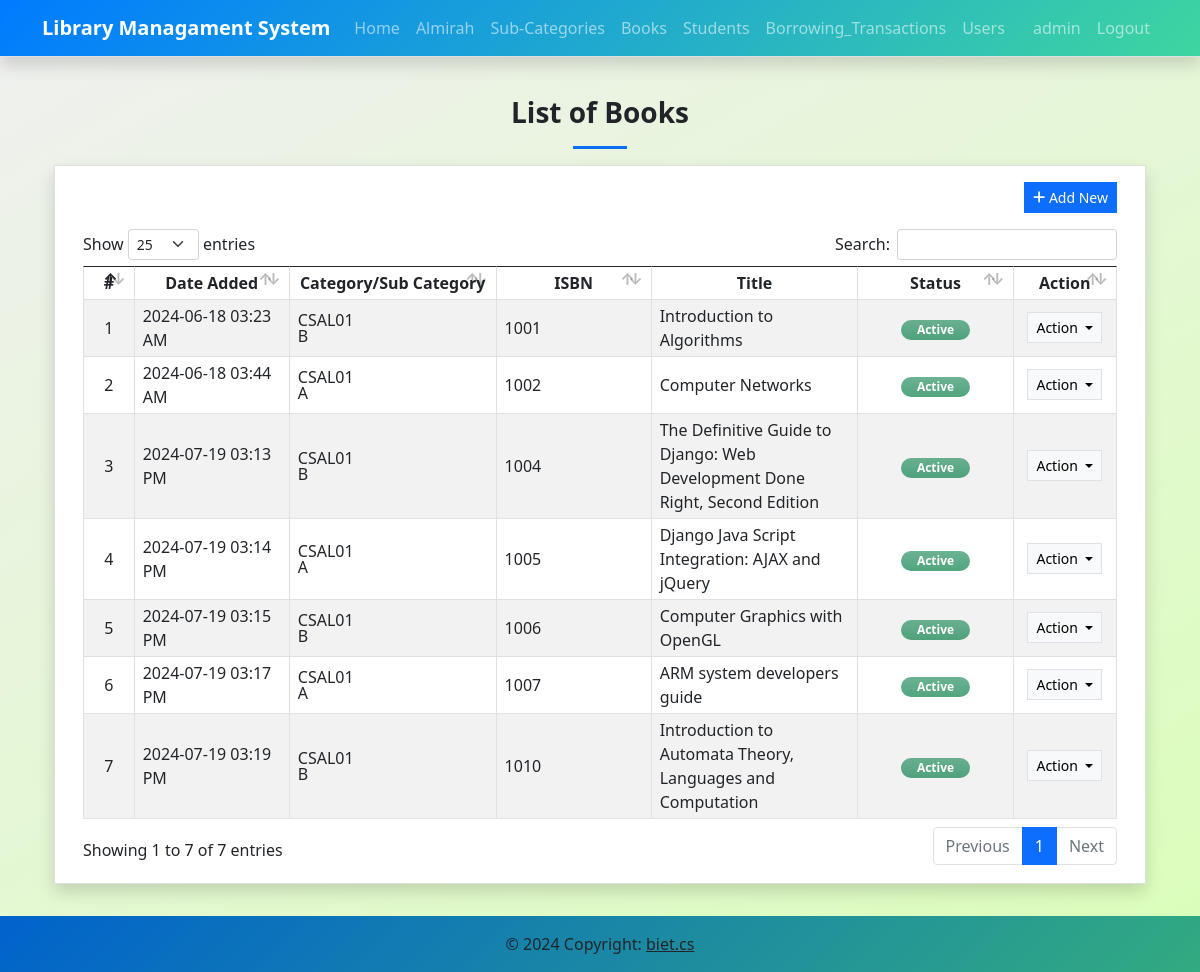
The app's page /books (signed in) with its own data.
### lmsApp/models.py (models this page shows, shortened)
class Books(models.Model):
    sub_category = models.ForeignKey(SubCategory, on_delete=models.CASCADE)
    isbn = models.CharField(max_length=250)
    title = models.CharField(max_length=250)
    description = models.TextField(blank=True, null=True)
    author = models.TextField(blank=True, null=True)
    publisher = models.CharField(max_length=250)
    date_published = models.DateTimeField()
    status = models.CharField(max_length=2, choices=(('1', 'Active'), ('2', 'Inactive')), default='1')
    delete_flag = models.IntegerField(default=0)
    date_added = models.DateTimeField(default=timezone.now)
    date_created = models.DateTimeField(auto_now=True)
    class Meta:
        verbose_name_plural = "List of Books"

class SubCategory(models.Model):
    category = models.ForeignKey(Category, on_delete=models.CASCADE)
    name = models.CharField(max_length=250)
    description = models.TextField(blank=True, null=True)
    status = models.CharField(max_length=2, choices=(('1', 'Active'), ('2', 'Inactive')), default='1')
    delete_flag = models.IntegerField(default=0)
    date_added = models.DateTimeField(default=timezone.now)
    date_created = models.DateTimeField(auto_now=True)
    class Meta:
        verbose_name_plural = "List of Categories"

class Category(models.Model):
    name = models.CharField(max_length=250)
    description = models.TextField(blank=True, null=True)
    status = models.CharField(max_length=2, choices=(('1', 'Active'), ('2', 'Inactive')), default='1')
    delete_flag = models.IntegerField(default=0)
    date_added = models.DateTimeField(default=timezone.now)
    date_created = models.DateTimeField(auto_now=True)
    class Meta:
        verbose_name_plural = "List of Categories"

### lmsApp/views.py (the view)
# urls.py: path('books',views.books,name='book-page'),
@login_required
def books(request):
    context = context_data(request)
    context['page'] = 'book'
    context['page_title'] = "Book List"
    context['books'] = models.Books.objects.filter(delete_flag = 0).all()
    return render(request, 'books.html', context)

### lmsApp/views.py (called while the page is built)
def context_data(request):
    fullpath = request.get_full_path()
    abs_uri = request.build_absolute_uri()
    abs_uri = abs_uri.split(fullpath)[0]
    context = {
        'system_host' : abs_uri,
        'page_name' : '',
        'page_title' : '',
        'system_name' : 'Library Managament System',
        'topbar' : True,
        'footer' : True,
    }
    return context

### lmsApp/templates/books.html (shortened to what this page needs)
{% extends 'base.html' %} {% load static %} {% block pageContent %}
<section class="py-4">
    <div class="container">
        <h3 class="fw-bolder text-center">List of Books</h3>
        <center>
            <hr class="bg-primary opacity-100" style="height:3px" width="5%">
        </center>
        <div class="card rounded-0 shadow">
            <div class="card-body">
                <div class="container-fluid">
                    <div class="text-end mb-3">
                        <button class="btn btn-sm btn-primary rounded-0 bg-gradient-primary" type="button" id="create_new"><i class="fa fa-plus"></i> Add New</button>
                    </div>
                    <table class="table table-bordered table-striped" id="book-tbl">
                        <colgroup>
                            <col width="5%">
                            <col width="15%">
                            <col width="20%">
                            <col width="15%">
                            <col width="20%">
                            <col width="15%">
                            <col width="10%">
                        </colgroup>
                        <thead>
                            <tr>
                                <th class="text-center">#</th>
                                <th class="text-center">Date Added</th>
                                <th class="text-center">Category/Sub Category</th>
                                <th class="text-center">ISBN</th>
                                <th class="text-center">Title</th>
                                <th class="text-center">Status</th>
                                <th class="text-center">Action</th>
                            </tr>
                        </thead>
                        <tbody>
                            {% for book in books %}
                            <tr>
                                <td class="text-center">{{ forloop.counter }}</td>
                                <td>{{ book.date_added|date:"Y-m-d h:i A"}}</td>
                                <td>
                                    <div class="lh-1">
                                        <div>{{ book.sub_category.category.name}}</div>
                                        <div>{{ book.sub_category.name}}</div>
                                    </div>
                                </td>
                                <td>{{ book.isbn}}</td>
                                <td>{{ book.title }}</td>
                                <td class="text-center">
                                    {% if book.status == '1' %}
                                    <span class="badge badge-success bg-gradient bg-success px-3 rounded-pill bg-opacity-75 text-sm py-1">Active</span> {% else %}
                                    <span class="badge badge-secondary bg-gradient bg-secondary px-3 rounded-pill bg-opacity-75 text-sm py-1">Inactive</span> {% endif %}
                                </td>
                                <td class="text-center">
                                    <div class="dropdown">
                                        <button class="btn btn-light btn-sm rounded-0 border dropdown-toggle" type="button" id="abtn{{book.pk}}" data-bs-toggle="dropdown" aria-expanded="false">
                                          Action
                                        </button>
                                    </div>
                                </td>
                            </tr>
                            {% endfor %}
                        </tbody>
                    </table>
                </div>
            </div>
        </div>
    </div>
</section>
{% endblock pageContent %}

### lmsApp/templates/base.html (shortened to what this page needs)
{% load static %} {% load customfilter %}
<!DOCTYPE html>
<html lang="en">
<head style=" background: linear-gradient(135deg, #007bff 0%, #3fd5a0 100%);">
    <link rel="stylesheet" href="https://cdnjs.cloudflare.com/ajax/libs/font-awesome/6.1.1/css/all.min.css"
    />
    <link rel="stylesheet" href="{% static 'assets/bootstrap/css/bootstrap.min.css' %}">
    <link rel="stylesheet" href="{% static 'assets/DataTables/datatables.min.css' %}">
    <link rel="stylesheet" href="{% static 'assets/select2/dist/css/select2.min.css' %}">
    <link rel="stylesheet" href="{% static 'assets/default/css/style.css' %}">
</head>
<body class="" style="background: linear-gradient(150deg, #f0f0f0 0%, #dafeba 100%);">
    {% if topbar %} {% block TopNavigation %} {% include "TopNavigation.html" %} {% endblock TopNavigation %} {% endif %}
    <main class="py-5 mt-4">
        <div class="container mb-3">
             {% block pageContent %} {% endblock pageContent %}
        </div>
    </main>
    {% if footer %}
    <footer class="bg-light text-lg-start" style=" background: linear-gradient(135deg, #007bff 0%, #3fd5a0 100%);">
        <div class="text-center p-3" style="background-color: rgba(0, 0, 0, 0.2);">
            © {% now 'Y' %} Copyright:
            <a class="text-dark" href="https://bietdvg.edu/department/UG/CS/home" target="_blank">biet.cs</a>
        </div>
    </footer>
    {% endif %}
</body>
</html>

### lmsApp/templates/topNavigation.html (shortened to what this page needs)
{% load static %}
<header>
    <nav class="navbar navbar-expand-lg navbar-dark navbar-custom fixed-top shadow border-bottom">
        <div class="container">
            <a class="navbar-brand" target="_blank" href="./">
                <b>{{system_name}}</b>
            </a>
            <div class="collapse navbar-collapse" id="navbarExample01">
                <ul class="navbar-nav me-auto mb-2 mb-lg-0" id="topNav">
                    {% if request.user.is_authenticated %}
                    <li class="nav-item">
                        <a class="nav-link" aria-current="page" href="{% url 'home-page' %}">Home</a>
                    </li>
                    <li class="nav-item">
                        <a class="nav-link" aria-current="page" href="{% url 'category-page' %}">Almirah</a>
                    </li>
                    <li class="nav-item">
                        <a class="nav-link" aria-current="page" href="{% url 'sub_category-page' %}">Sub-Categories</a>
                    </li>
                    <li class="nav-item">
                        <a class="nav-link" aria-current="page" href="{% url 'book-page' %}">Books</a>
                    </li>
                    <li class="nav-item">
                        <a class="nav-link" aria-current="page" href="{% url 'student-page' %}">Students</a>
                    </li>
                    <li class="nav-item">
                        <a class="nav-link" aria-current="page" href="{% url 'borrow-page' %}">Borrowing_Transactions</a>
                    </li>
                    {% if request.user.is_superuser %}
                    <li class="nav-item">
                        <a class="nav-link" aria-current="page" href="{% url 'user-page' %}">Users</a>
                    </li>
                    {% endif %}
                    {% endif %}
                </ul>
                <ul class="navbar-nav d-flex flex-row">
                    {% if user.id %}
                    <li class="nav-item">
                        <a class="nav-link"  href="{% url 'profile-page' %}"> {{user.username}}</a>
                    </li>
                    <li class="nav-item">
                        <a class="nav-link" aria-current="page" href="{% url 'logout' %}">Logout</a>
                    </li>
                    {% else %}
                    <li class="nav-item">
                        <a class="nav-link" aria-current="page" href="{% url 'login-page' %}">Login</a>
                    </li>
                    {% endif %}
                </ul>
            </div>
        </div>
    </nav>
</header>

### static/assets/default/css/style.css (style rules this page uses)
html, body { height: 100%; width: 100%; max-height: 100%; overflow: auto; display: flex; flex-direction: column; background: linear-gradient(150deg, #f0f0f0 0%, #dafeba 100%); }
body>header { flex-shrink: auto; }
body>main { flex-shrink: auto; flex-grow: auto; overflow: auto; }
body>footer { flex-shrink: auto; position: absolute; bottom: 0; left: 0; width: calc(100%); }

### lmsApp/templates/topNavigation.html (style rules this page uses)
.navbar-custom { background: linear-gradient(135deg, #007bff 0%, #3fd5a0 100%); }

### records on screen
Books: date_added "2024-06-18 03:23 AM", sub_category.category.name "CSAL01", sub_category.name "B", isbn "1001", title "Introduction to Algorithms", status "Active"
Books: date_added "2024-06-18 03:44 AM", sub_category.category.name "CSAL01", sub_category.name "A", isbn "1002", title "Computer Networks", status "Active"
Books: date_added "2024-07-19 03:13 PM", sub_category.category.name "CSAL01", sub_category.name "B", isbn "1004", title "The Definitive Guide to Django: Web Development Done Right, Second Edition", status "Active"
Books: date_added "2024-07-19 03:14 PM", sub_category.category.name "CSAL01", sub_category.name "A", isbn "1005", title "Django Java Script Integration: AJAX and jQuery", status "Active"
Books: date_added "2024-07-19 03:15 PM", sub_category.category.name "CSAL01", sub_category.name "B", isbn "1006", title "Computer Graphics with OpenGL", status "Active"
Books: date_added "2024-07-19 03:17 PM", sub_category.category.name "CSAL01", sub_category.name "A", isbn "1007", title "ARM system developers guide", status "Active"
Books: date_added "2024-07-19 03:19 PM", sub_category.category.name "CSAL01", sub_category.name "B", isbn "1010", title "Introduction to Automata Theory, Languages and Computation", status "Active"

### other values on screen
{{ system_name }} "Library Managament System"
{{ user.username }} "admin"
